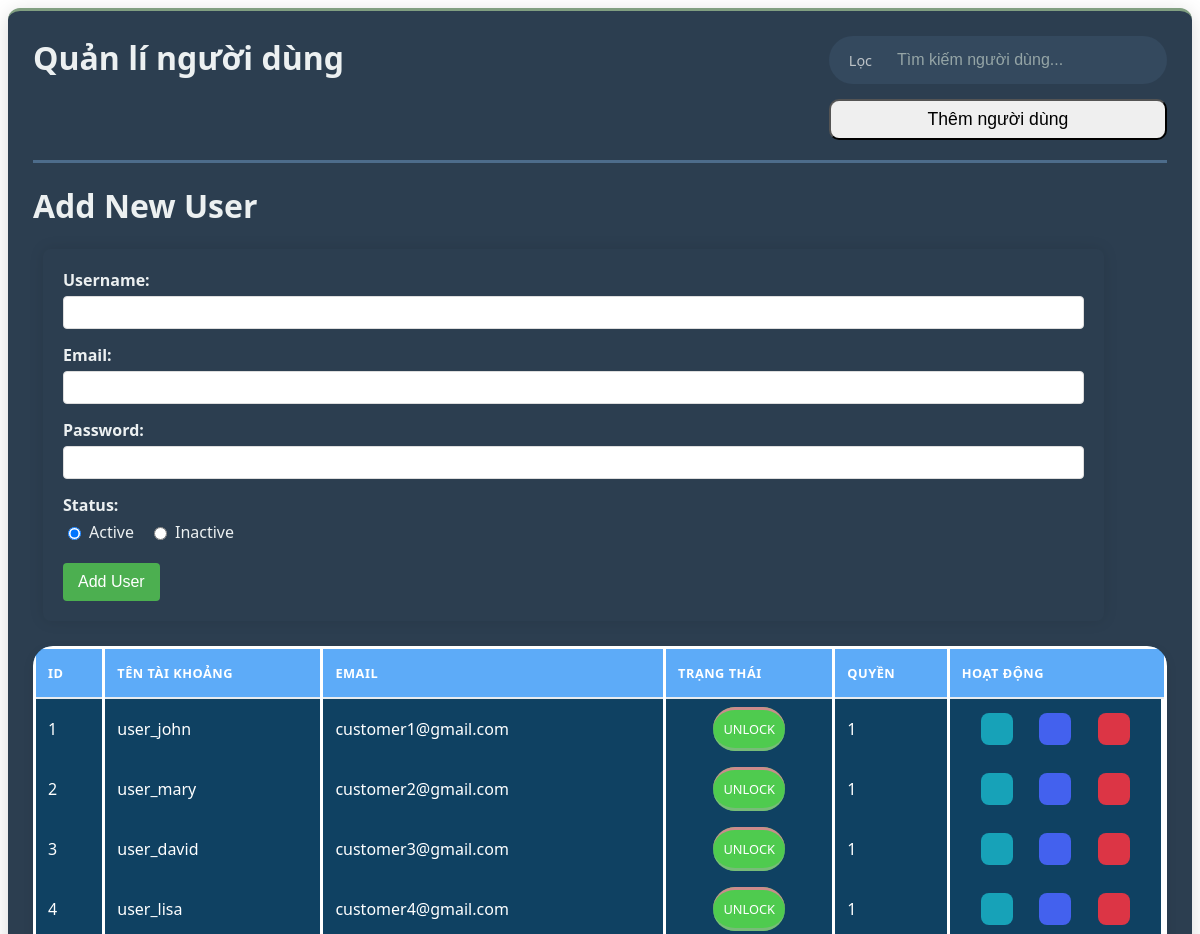
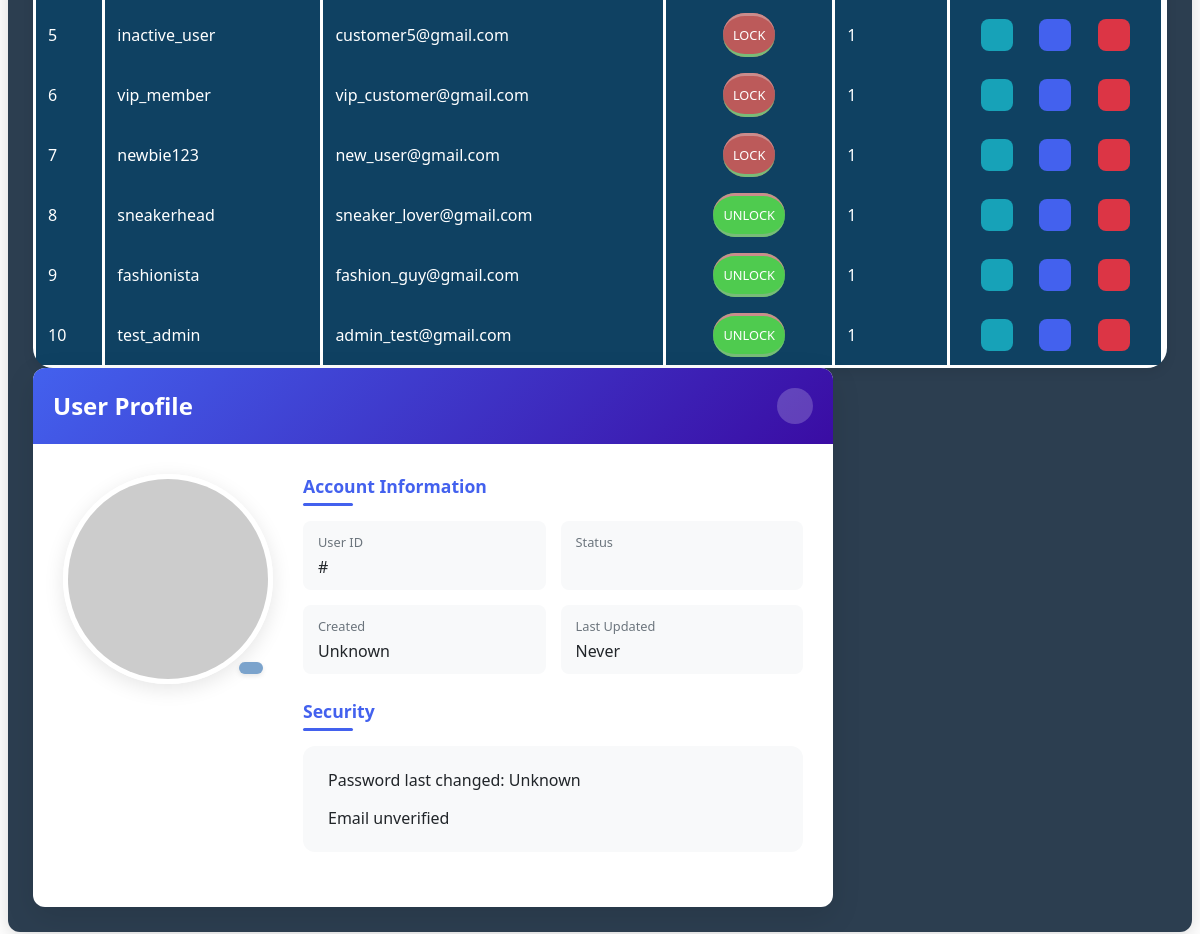
Screenshot of /admin/dashboard/dashboard_users.php with the database file from the repository (2 pictures, top to bottom).
### tables this page shows
CREATE TABLE users
(
  id INT NOT NULL AUTO_INCREMENT,
  email VARCHAR(100) NOT NULL,
  password VARCHAR(255) NOT NULL,
  status char(10) NOT NULL DEFAULT 'UNLOCK',
  username VARCHAR(50) NOT NULL,
  created_at TIMESTAMP DEFAULT CURRENT_TIMESTAMP,
  updated_at TIMESTAMP DEFAULT CURRENT_TIMESTAMP ON UPDATE CURRENT_TIMESTAMP,
  PRIMARY KEY (id),
  UNIQUE (email),
  UNIQUE (username)
);

### database/database_sever.php (called while the page is built, shortened)
<?php
    class database_sever{
        private $host = 'localhost';
        private $username = 'root';
        private $password = '';
        public $conn = null;
        public function __construct($db_name="bangiay"){
            $this->db_name = $db_name;
        try {
            $this->conn = new PDO(
                'mysql:host=' . $this->host . ';dbname=' . $this->db_name,
                $this->username,
                $this->password
            );
            $this->conn->setAttribute(PDO::ATTR_ERRMODE, PDO::ERRMODE_EXCEPTION);
            $this->conn->setAttribute(PDO::ATTR_DEFAULT_FETCH_MODE, PDO::FETCH_ASSOC);
            $this->conn->setAttribute(PDO::ATTR_EMULATE_PREPARES, false);
        } catch(PDOException $e) {
            error_log("Connection Error: " . $e->getMessage());
            throw new Exception("Database connection failed");
        }
        }
        public function view_table($string_query,$param=[]){
            try{
                $this->stmt = $this->conn->prepare($string_query);
                $this->stmt->execute($param);
                return $this->stmt->fetchAll();
            } catch(PDOException $e) {
                echo "Lỗi: " . $e->getMessage();
            }
        }
    }
?>

### dao/UserDao.php (called while the page is built, shortened)
<?php
require_once __DIR__ . '/../DTO/UserDTO.php';
require_once __DIR__ . '/../database/database_sever.php';
class UserDao {
    private $db;
    public function __construct() {
        $this->db = new database_sever();
    }
    public function view_all() {
        $sql = "SELECT * FROM users";
        $results = $this->db->view_table($sql);
        $users = [];
        foreach ($results as $row) {
            $users[] = new UserDTO($row);
        }
        return $users;
    }
    public function get_by_id($id) {
        $sql = "SELECT * FROM users WHERE id = :id";
        $params = ['id' => $id];
        $result = $this->db->view_table($sql, $params);
        return null;
    }
}
?>
<?php $table_users = new UserDao();?>

### DTO/UserDTO.php (called while the page is built, shortened)
<?php
class UserDTO {
    public function __construct($data) {
        $this->id = $data['id'] ?? null;
        $this->email = $data['email'] ?? '';
        $this->status = $data['status'] ?? 1;
        $this->username = $data['username'] ?? '';
    }
}?>

### admin/dashboard/table/user_management.php (the view, shortened to what this page needs)
<?php
    require_once __DIR__ . "/../../../dao/UserDao.php";
    $users = $table_users->view_all();
    ?>
    <link rel="stylesheet" href="css/admin_style/dashboard/table_main.css">
    <div class=" account-management object-management active">
    <table class="data-table">
        <thead><tr>
        <th>ID</th>
        <th>Tên tài khoảng</th>
        <th>Email</th>
        <th>Trạng thái</th>
        <th>Quyền</th>
        <th>Hoạt động</th></tr>
    </thead>
    <tbody><?php foreach($users as $user): ?>
        <tr data-id="<?= $user->id ?>">
        <td><?= $user->id ?></td>
        <td><?= $user->username ?></td>
        <td><?= $user->email ?></td>
        <td class="status-user status-<?= strtolower($user->status) ?>">
    <span><?= $user->status ?></span>
</td>
        <td>1</td>
        <td class='row button-update'>
        <button class='action-btn view-btn' data-action='view' data-id='<?= $user->id ?>'>
                        </button>
                        <button class='action-btn edit-btn' data-action='update' data-id='<?= $user->id ?>'>
                        </button>
                        <button class='action-btn delete-btn' data-action='delete' data-id='<?= $user->id ?>'>
                        </button>
        </td>
        </tr>
        <?php endforeach; ?></tbody>
    </table>
</div>

### admin/dashboard/dashboard_users.php (shortened to what this page needs)
<link rel="stylesheet" href="css/admin_style/dashboard_object.css">
<div class="dashboard-bar">
    <div class="header-container">
        <div class="title">
            <h1>Quản lí người dùng</h1>
        </div>
        <div class="search-container">
            <div class="search-bar">
                <div class="filter-bar" title="Bộ lọc nâng cao">
                    <span class="filter-text">Lọc</span>
                </div>
                <input type="text" placeholder="Tìm kiếm người dùng...">
                <button class="search-btn">
                </button>
            </div>
            <button class="add-object-btn add-user-btn">
                Thêm người dùng
            </button>
        </div>
    </div>
    <?php require_once __DIR__."/form/useradd_form.php";?>
    <?php require_once __DIR__."/table/user_management.php";?>
    <div class="form-view-modal" id="objectViewModal">
        <?php require_once __DIR__."/form/view/userview_form.php";?>
    </div>
</div>

### admin/dashboard/form/useradd_form.php (shortened to what this page needs)
<link rel="stylesheet" href="css/admin_style/form/addformuser_style.css">
<div class="formadd-object-container column hidden">
<h1>Add New User</h1>
    <form class="add-form" action="table/account_management.php" method="POST"  >
        <div class="form-group">
            <label for="username">Username:</label>
            <input type="text" id="addusername" name="username" required>
        </div>
        <div class="form-group">
            <label for="email">Email:</label>
            <input type="email" id="addemail" name="email" required>
        </div>
        <div class="form-group">
            <label for="password">Password:</label>
            <input type="password" id="addpassword" name="password" required>
        </div>
        <div class="form-group">
            <label>Status:</label>
            <div class="status-options">
                <label>
                    <input type="radio" name="status" value="1" checked> Active
                </label>
                <label>
                    <input type="radio" name="status" value="0"> Inactive
                </label>
            </div>
        </div>
        <button type="submit">Add User</button>
    </form>
</div>

### admin/dashboard/form/view/userview_form.php (shortened to what this page needs)
<?php
require_once __DIR__ . "/../../../../dao/UserDao.php";
$user = $table_users->get_by_id($object_id);
?>
<link rel="stylesheet" href="css/admin_style/form/view/viewformuser.css">
<div class="user-view-model">
<div class="user-view-card">
        <div class="card-header">
            <h2 class="card-title">User Profile</h2>
            <button class="close-btn" onclick="closeUserView()">
            </button>
        </div>
        <div class="card-body">
            <div class="user-profile">
                <div class="avatar-container">
                    <div class="avatar-wrapper">
                        <img src="https://ui-avatars.com/api/?name=<?= urlencode($user->username) ?>&background=<?= dechex(crc32($user->id) % 0xFFFFFF) ?>&color=fff&size=200"
                             alt="User Avatar" class="user-avatar">
                        <div class="status-badge status-<?= strtolower($user->status) ?>">
                        </div>
                    </div>
                </div>
                <div class="user-details">
                    <div class="detail-section">
                        <h4 class="section-title">Account Information</h4>
                        <div class="detail-grid">
                            <div class="detail-item">
                                <span class="detail-label">User ID</span>
                                <span class="detail-value">#<?= htmlspecialchars($user->id) ?></span>
                            </div>
                            <div class="detail-item">
                                <span class="detail-label">Status</span>
                                <span class="detail-value status-value status-<?= strtolower($user->status) ?>">
                                </span>
                            </div>
                            <div class="detail-item">
                                <span class="detail-label">Created</span>
                                <span class="detail-value">
                                    <?= $user->created_at ? date('F j, Y \a\t g:i A', strtotime($user->created_at)) : 'Unknown' ?>
                                </span>
                            </div>
                            <div class="detail-item">
                                <span class="detail-label">Last Updated</span>
                                <span class="detail-value">
                                    <?= $user->updated_at ? date('F j, Y \a\t g:i A', strtotime($user->updated_at)) : 'Never' ?>
                                </span>
                            </div>
                        </div>
                    </div>
                    <div class="detail-section">
                        <h4 class="section-title">Security</h4>
                        <div class="security-info">
                            <div class="security-item">
                                <span>Password last changed: <?= $user->updated_at ? date('M Y', strtotime($user->updated_at)) : 'Unknown' ?></span>
                            </div>
                            <div class="security-item">
                                <span>Email <?= filter_var($user->email, FILTER_VALIDATE_EMAIL) ? 'verified' : 'unverified' ?></span>
                            </div>
                        </div>
                    </div>
                </div>
            </div>
        </div>
    </div>
</div>

### css/admin_style/dashboard_object.css (style rules this page uses)
.dashboard-bar { background-color: #2c3e50; padding: 25px; border-radius: 12px; box-shadow: 0 4px 20px rgba(0, 0, 0, 0.15); color: #ecf0f1; font-family: 'Segoe UI', Tahoma, Geneva, Verdana, sans-serif; border-top: 3px rgb(129, 159, 129) solid; }
.header-container { display: flex; justify-content: space-between; align-items: flex-start; padding-bottom: 20px; border-bottom: 3px solid #4d6c8b; flex-wrap: wrap; gap: 20px; }
.title h1 { color: #ecf0f1; font-size: 2em; font-weight: 600; margin: 0; display: flex; align-items: center; gap: 10px; }
.search-container { display: flex; flex-direction: column; gap: 15px; }
.search-bar { display: flex; align-items: center; background: #34495e; border-radius: 30px; padding: 5px 15px; transition: all 0.3s ease; }
.search-bar input { padding: 10px 15px; border: none; background: transparent; color: #ecf0f1; font-size: 1em; width: 250px; outline: none; }
.search-bar input::placeholder { color: #95a5a6; }
.filter-bar { color: #bdc3c7; display: flex; align-items: center; gap: 5px; padding-right: 10px; cursor: pointer; transition: all 0.2s ease; }
.filter-text { font-size: 0.9em; }
.search-btn { background: transparent; color: #bdc3c7; border: none; padding: 5px 10px; cursor: pointer; transition: all 0.2s ease; font-size: 1.2em; }
.search-container .add-object-btn { padding: 8px; font-size: 1.1em; border-radius: 10px; }

### css/admin_style/form/addformuser_style.css (style rules this page uses)
.add-form { max-width: 90%; margin: 10px; padding: 20px; border-radius: 8px; box-shadow: 0 0 15px rgba(0, 0, 0, 0.1); }
.add-form .form-group { margin-bottom: 15px; }
.add-form label { display: block; margin-bottom: 5px; font-weight: bold; }
.add-form input[type="text"], input[type="email"], input[type="password"] { width: 100%; padding: 8px; border: 1px solid #ddd; border-radius: 4px; box-sizing: border-box; transition: border-color 0.5s; }
.add-form .status-options { display: flex; gap: 15px; }
.add-form .status-options label { font-weight: normal; display: inline-flex; align-items: center; gap: 5px; }
.add-form button { background-color: #4CAF50; color: white; padding: 10px 15px; border: none; border-radius: 4px; cursor: pointer; font-size: 16px; }

### css/admin_style/dashboard/table_main.css (style rules this page uses)
.object-management { background: #0f4162; margin-top: 25px; border-radius: 20px; box-shadow: 0 4px 12px rgba(0, 0, 0, 0.08); overflow-x: auto; }
.data-table { width: 100%; color: white; border-collapse: collapse; border-radius: 20px; border: 3px white solid; font-family: 'Segoe UI', Tahoma, Geneva, Verdana, sans-serif; }
.data-table thead { background-color: #5dabf8; border-bottom: 2px solid #e9ecef; }
.data-table th { padding: 15px 12px; text-align: left; font-weight: 600; text-transform: uppercase; font-size: 0.8rem; letter-spacing: 0.5px; border-right: 3px white solid; }
.data-table tbody tr { transition: all 0.2s ease; }
.data-table td { padding: 14px 12px; vertical-align:middle; border-right: 3px white solid; }
.status-user { font-weight: 500; padding: 6px 12px; font-size: 0.8rem; text-align: center; }
.status-user span { border-radius: 100px; padding: 10px; }
.status-lock span { border-top: 3px rgb(203, 140, 140) solid; border-bottom: 3px rgb(120, 188, 120) solid; background-color: rgb(188, 90, 90); }
.status-unlock span { border-top: 3px rgb(203, 140, 140) solid; border-bottom: 3px rgb(120, 188, 120) solid; background-color: rgb(79, 203, 79); }
.button-update { display: flex; gap: 8px; justify-content:space-evenly; }
.action-btn { width: 32px; height: 32px; border-radius: 50%; display: flex; align-items: center; justify-content: center; border: none; cursor: pointer; transition: all 0.2s ease; font-size: 16px; }
.view-btn { background-color: #17a2b8; }
.edit-btn { background-color: #ffc107; }
.delete-btn { background-color: #dc3545; }

### rows the page displays
users: id "1", username "user_john", email "customer1@gmail.com", status "UNLOCK"
users: id "2", username "user_mary", email "customer2@gmail.com", status "UNLOCK"
users: id "3", username "user_david", email "customer3@gmail.com", status "UNLOCK"
users: id "4", username "user_lisa", email "customer4@gmail.com", status "UNLOCK"
users: id "5", username "inactive_user", email "customer5@gmail.com", status "LOCK"
users: id "6", username "vip_member", email "vip_customer@gmail.com", status "LOCK"
users: id "7", username "newbie123", email "new_user@gmail.com", status "LOCK"
users: id "8", username "sneakerhead", email "sneaker_lover@gmail.com", status "UNLOCK"
users: id "9", username "fashionista", email "fashion_guy@gmail.com", status "UNLOCK"
users: id "10", username "test_admin", email "admin_test@gmail.com", status "UNLOCK"
